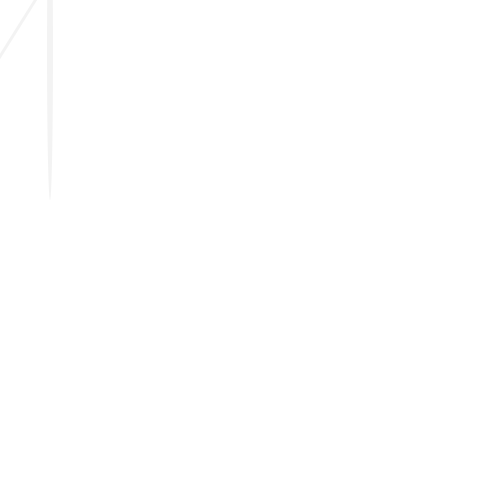
Frame 1 (no input)
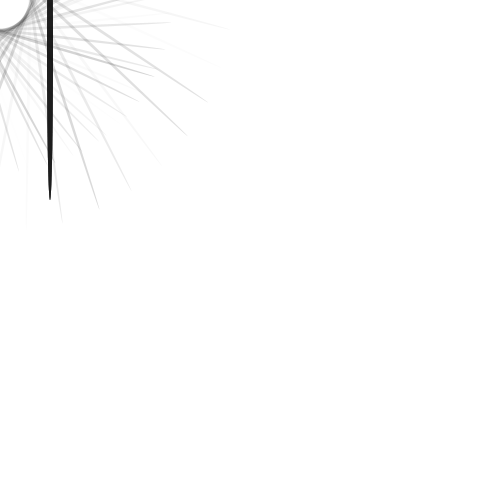
Frame 60 (the mouse pressed at the canvas centre just before this capture)
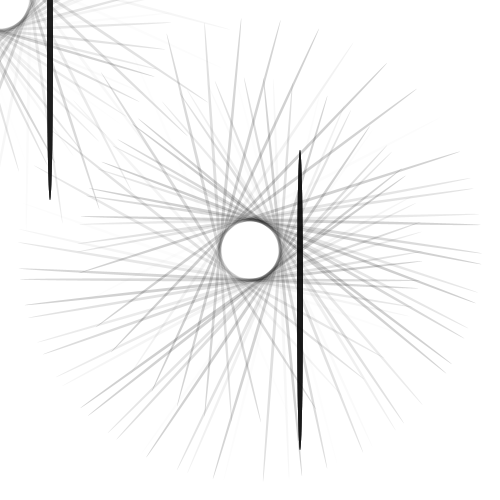
Frame 120 (the mouse held since frame 60 and released just before this capture)

The Processing sketch that drew these frames (run headless with seeded random() and noise(); from frame 60 on, the mouse is pressed at the canvas centre):

// Processing sketch: Ex_2DTransformations
// ── Ex_2DTransformations.pde
/* OpenProcessing Tweak of *@*http://www.openprocessing.org/sketch/230205*@* */
/* !do not delete the line above, required for linking your tweak if you upload again */
void setup()
{
  size(500, 500);
  background(255);
}

void draw()
{
  translate(mouseX, mouseY);
  fill(0, random(20));
  noStroke();
  ellipse(50, 50, 6, 300);
  rotate(millis()/100.0);
  

  
  fill(0, random(50));
  ellipse(30, 30, 3, 400);
 
  
}
